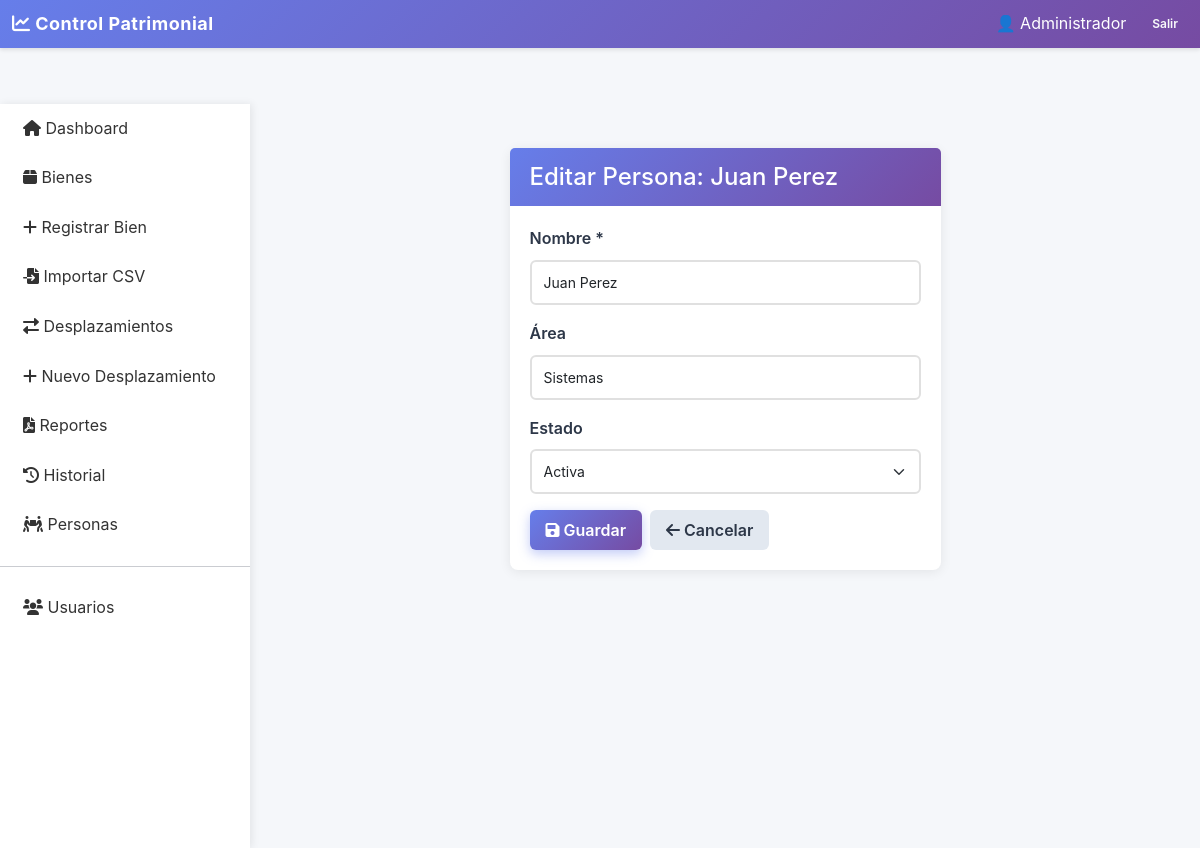
The app's page /frontend/editar-persona.php?id=1 (signed in) with its own data.
### tables this page shows
CREATE TABLE IF NOT EXISTS personas (
    id INT AUTO_INCREMENT PRIMARY KEY,
    nombre VARCHAR(100) NOT NULL,
    area VARCHAR(100),
    estado TINYINT DEFAULT 1,
    INDEX idx_nombre (nombre),
    INDEX idx_estado (estado)
);

### backend/PersonaDAO.php (called while the page is built, shortened)
<?php
class PersonaDAO {
    private $conn;
    public function __construct($conexion) {
        $this->conn = $conexion;
    }
    public function obtenerPorId($id) {
        $stmt = $this->conn->prepare(
            "SELECT id, nombre, area, estado FROM personas WHERE id = ?"
        );
        $stmt->bind_param("i", $id);
        $stmt->execute();
        $resultado = $stmt->get_result();
        return $resultado->fetch_assoc();
    }
}
?>

### frontend/editar-persona.php (the view, shortened to what this page needs)
<?php
require_once dirname(__FILE__) . '/../config/database.php';
require_once dirname(__FILE__) . '/../backend/PersonaDAO.php';
$persona_id = intval($_GET['id'] ?? 0);
$personaDAO = new PersonaDAO($conn);
$persona = $personaDAO->obtenerPorId($persona_id);
require_once dirname(__FILE__) . '/layout/header.php';
require_once dirname(__FILE__) . '/layout/sidebar.php';
?>
    <div class="container mt-4">
        <div class="row">
            <div class="col-md-6 offset-md-3">
                <div class="card">
                    <div class="card-header">
                        <h4 class="mb-0">Editar Persona: <?php echo htmlspecialchars($persona['nombre']); ?></h4>
                    </div>
                    <div class="card-body">
                        <form method="POST" id="formEditarPersona" novalidate>
                            <div class="mb-3">
                                <label for="nombre" class="form-label">Nombre *</label>
                                <input type="text" class="form-control" id="nombre" name="nombre" required
                                       value="<?php echo htmlspecialchars($persona['nombre']); ?>"
                                       minlength="2" maxlength="100">
                            </div>
                            <div class="mb-3">
                                <label for="area" class="form-label">Área</label>
                                <input type="text" class="form-control" id="area" name="area"
                                       value="<?php echo htmlspecialchars($persona['area'] ?? ''); ?>"
                                       maxlength="100">
                            </div>
                            <div class="mb-3">
                                <label for="estado" class="form-label">Estado</label>
                                <select class="form-select" id="estado" name="estado">
                                    <option value="1" <?php echo $persona['estado'] ? 'selected' : ''; ?>>Activa</option>
                                </select>
                            </div>
                            <div class="d-flex gap-2">
                                <button type="submit" class="btn btn-primary">
                                    <i class="fas fa-save"></i> Guardar
                                </button>
                                <a href="ver-persona.php?id=<?php echo $persona_id; ?>" class="btn btn-secondary">
                                    <i class="fas fa-arrow-left"></i> Cancelar
                                </a>
                            </div>
                        </form>
                    </div>
                </div>
            </div>
        </div>
    </div>
<?php require_once dirname(__FILE__) . '/layout/footer.php'; ?>

### assets/css/estilos.css (style rules this page uses)
:root { --primary: #667eea; --secondary: #764ba2; --success: #48bb78; --warning: #ed8936; --danger: #f56565; --info: #4299e1; --light: #f5f7fa; --dark: #2d3748; }
* { margin: 0; padding: 0; box-sizing: border-box; }
body { font-family: -apple-system, BlinkMacSystemFont, 'Segoe UI', Roboto, 'Helvetica Neue', Arial, sans-serif; background-color: var(--light); color: var(--dark); line-height: 1.6; }
.card { border: none; border-radius: 8px; box-shadow: 0 2px 12px rgba(0, 0, 0, 0.08); transition: all 0.3s ease; }
.card-header { background: linear-gradient(135deg, var(--primary) 0%, var(--secondary) 100%); color: white; border-radius: 8px 8px 0 0; padding: 15px 20px; border: none; }
.card-body { padding: 20px; }
.form-control, .form-select { border: 2px solid #e0e0e0; border-radius: 6px; padding: 10px 12px; font-size: 14px; transition: all 0.3s ease; }
.form-label { font-weight: 600; color: var(--dark); margin-bottom: 8px; }
.btn { font-weight: 600; border-radius: 6px; padding: 8px 16px; transition: all 0.3s ease; border: none; }
.btn-primary { background: linear-gradient(135deg, var(--primary) 0%, var(--secondary) 100%); color: white; box-shadow: 0 4px 12px rgba(102, 126, 234, 0.4); }
.btn-secondary { background-color: #e2e8f0; color: var(--dark); }

### frontend/layout/header.php (style rules this page uses)
:root { --primary: #667eea; --secondary: #764ba2; --success: #48bb78; --warning: #ed8936; --danger: #f56565; --info: #4299e1; --sidebar-width: 250px; }
body { background-color: #f5f7fa; }

### records on screen
personas: nombre "Juan Perez", area "Sistemas", estado "Activa"

### other values on screen
$_SESSION['usuario_nombre'] "Administrador"
